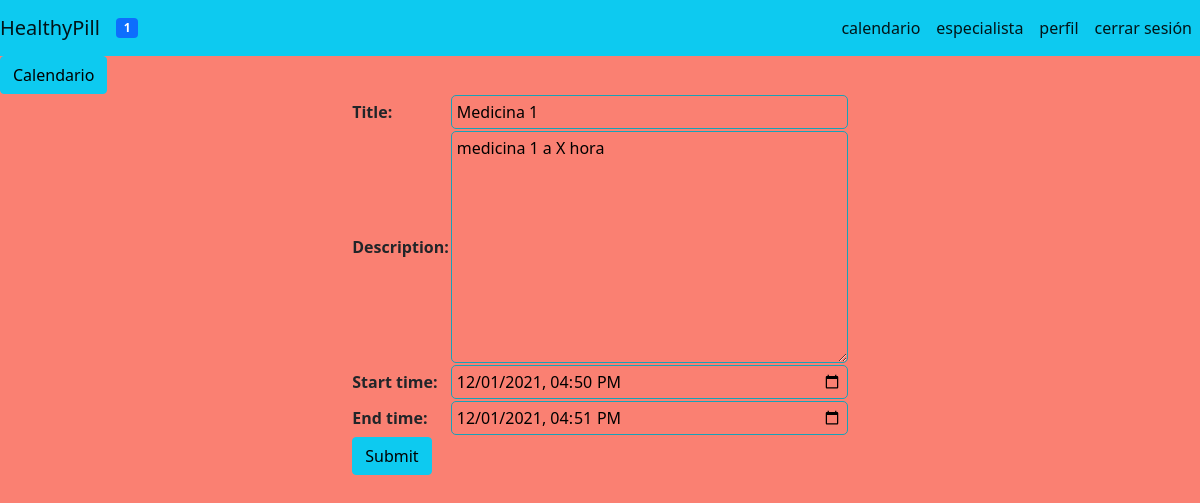
Page /base/event/edit/2/ (signed in) on the committed database.
### HealthyPillApp/models.py (models this page shows, shortened)
class Event(models.Model):
    title = models.CharField(max_length=100)
    description = models.TextField()
    start_time = models.DateTimeField()
    end_time = models.DateTimeField()
    user = models.ForeignKey(UserProfile, on_delete=models.CASCADE)#, related_name='eventos')

### HealthyPillApp/views.py (the view)
# urls.py: re_path(r'^event/edit/(?P<event_id>\d+)/$', views.event, name='event_edit'),
def event(request, event_id=None):
    instance = Event()
    if event_id:
        instance = get_object_or_404(Event, pk=event_id)
    else:
        instance = Event()
    form = EventForm(request.POST or None, instance=instance)
    if request.method == 'POST':
        if form.is_valid():
            event = form.save(commit=False)
            event.user = request.user
            event.save()
            return HttpResponseRedirect(reverse('calendario'))
    return render(request, 'HealthyPillApp/event.html', {'form': form})

### HealthyPillApp/forms.py
class EventForm(ModelForm):
  class Meta:
    model = Event
    widgets = {
      'start_time': DateInput(attrs={'type': 'datetime-local'}, format='%Y-%m-%dT%H:%M'),
      'end_time': DateInput(attrs={'type': 'datetime-local'}, format='%Y-%m-%dT%H:%M'),
    }
    fields = ['title', 'description','start_time', 'end_time'] #'user']
  def __init__(self, *args, **kwargs):
    super(EventForm, self).__init__(*args, **kwargs)
    self.fields['start_time'].input_formats = ('%Y-%m-%dT%H:%M',)
    self.fields['end_time'].input_formats = ('%Y-%m-%dT%H:%M',)

### HealthyPillApp/templatetags/custom_tags.py (called while the page is built)
@register.inclusion_tag('HealthyPillApp/show_notifications.html', takes_context=True)
def show_notifications(context):
    request_user = context['request'].user
    notifications = Notification.objects.filter(to_user=request_user).exclude(user_has_seen=True).order_by('-date')
    return {'notifications' : notifications}

### HealthyPillApp/templates/HealthyPillApp/event.html (shortened to what this page needs)
{% extends 'HealthyPillApp/Base.html'%}
{% block content %}
<div class="clearfix">
    <a class="btn btn-info left" href="{% url 'calendario' %}"> Calendario </a>
</div>
<form method="post">
    <table class="form form-table">
      {{ form }}
      <tr><td colspan="2"><button type="submit" class="btn btn-info right"> Submit </button></td></tr>
    </table>
</form>
{% endblock %}

### HealthyPillApp/templates/HealthyPillApp/event.html (style rules this page uses)
.form { margin: auto; }
.form input, .form select, .form textarea { border-radius: 5px; border: 1px solid #17a2b8; outline: none; background: none; padding: 5px; width: 100%; }

### rows in the picture
Event: title "Medicina 1", description "medicina 1 a X hora", start_time "12/01/2021 16:50", end_time "12/01/2021 16:51"

### other values in the picture
{{ notifications.count }} "1"
